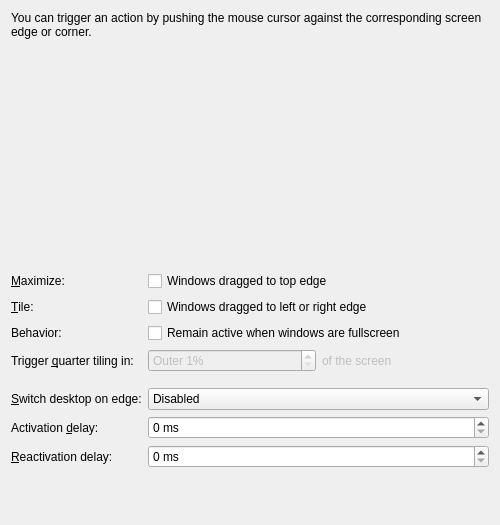
<?xml version="1.0" encoding="UTF-8"?>

<!--
SPDX-FileCopyrightText: 2023 Roman Gilg <subdiff@gmail.com>

SPDX-License-Identifier: GPL-2.0-or-later
-->

<ui version="4.0">
 <class>KWinScreenEdgesConfigUI</class>
 <widget class="QWidget" name="KWinScreenEdgesConfigUI">
  <property name="geometry">
   <rect>
    <x>0</x>
    <y>0</y>
    <width>500</width>
    <height>525</height>
   </rect>
  </property>
  <property name="minimumSize">
   <size>
    <width>500</width>
    <height>525</height>
   </size>
  </property>
  <layout class="QVBoxLayout" name="verticalLayout">
   <item>
    <widget class="QLabel" name="infoLabel">
     <property name="text">
      <string>You can trigger an action by pushing the mouse cursor against the corresponding screen edge or corner.</string>
     </property>
     <property name="wordWrap">
      <bool>true</bool>
     </property>
    </widget>
   </item>
   <item>
    <spacer name="verticalSpacer_2">
     <property name="orientation">
      <enum>Qt::Vertical</enum>
     </property>
     <property name="sizeType">
      <enum>QSizePolicy::Minimum</enum>
     </property>
     <property name="sizeHint" stdset="0">
      <size>
       <width>20</width>
       <height>20</height>
      </size>
     </property>
    </spacer>
   </item>
   <item>
    <widget class="como::Monitor" name="monitor" native="true">
     <property name="minimumSize">
      <size>
       <width>200</width>
       <height>200</height>
      </size>
     </property>
     <property name="focusPolicy">
      <enum>Qt::StrongFocus</enum>
     </property>
    </widget>
   </item>
   <item>
    <layout class="QFormLayout" name="formLayout">
     <property name="formAlignment">
      <set>Qt::AlignHCenter|Qt::AlignTop</set>
     </property>
     <item row="0" column="0">
      <widget class="QLabel" name="quickMaximizeLabel">
       <property name="text">
        <string>&amp;Maximize:</string>
       </property>
       <property name="buddy">
        <cstring>kcfg_ElectricBorderMaximize</cstring>
       </property>
      </widget>
     </item>
     <item row="0" column="1">
      <widget class="QCheckBox" name="kcfg_ElectricBorderMaximize">
       <property name="text">
        <string>Windows dragged to top edge</string>
       </property>
      </widget>
     </item>
     <item row="1" column="0">
      <widget class="QLabel" name="quickTileLabel">
       <property name="text">
        <string>&amp;Tile:</string>
       </property>
       <property name="buddy">
        <cstring>kcfg_ElectricBorderTiling</cstring>
       </property>
      </widget>
     </item>
     <item row="1" column="1">
      <widget class="QCheckBox" name="kcfg_ElectricBorderTiling">
       <property name="text">
        <string>Windows dragged to left or right edge</string>
       </property>
      </widget>
     </item>
     <item row="2" column="0">
      <widget class="QLabel" name="label">
       <property name="text">
        <string>Behavior:</string>
       </property>
      </widget>
     </item>
     <item row="2" column="1">
      <widget class="QCheckBox" name="remainActiveOnFullscreen">
       <property name="text">
        <string>Remain active when windows are fullscreen</string>
       </property>
      </widget>
     </item>
     <item row="3" column="0">
      <widget class="QLabel" name="electricBorderCornerRatioLabel">
       <property name="text">
        <string>Trigger &amp;quarter tiling in:</string>
       </property>
       <property name="buddy">
        <cstring>electricBorderCornerRatioSpin</cstring>
       </property>
      </widget>
     </item>
     <item row="3" column="1">
      <layout class="QHBoxLayout" name="horizontalLayout">
       <item>
        <widget class="QSpinBox" name="electricBorderCornerRatioSpin">
         <property name="enabled">
          <bool>false</bool>
         </property>
         <property name="suffix">
          <string>%</string>
         </property>
         <property name="prefix">
          <string>Outer </string>
         </property>
         <property name="minimum">
          <number>1</number>
         </property>
         <property name="maximum">
          <number>49</number>
         </property>
        </widget>
       </item>
       <item>
        <widget class="QLabel" name="label_1">
         <property name="enabled">
          <bool>false</bool>
         </property>
         <property name="text">
          <string>of the screen</string>
         </property>
        </widget>
       </item>
      </layout>
     </item>
     <item row="4" column="1">
      <spacer name="verticalSpacer_1">
       <property name="orientation">
        <enum>Qt::Vertical</enum>
       </property>
       <property name="sizeType">
        <enum>QSizePolicy::Fixed</enum>
       </property>
       <property name="sizeHint" stdset="0">
        <size>
         <width>20</width>
         <height>4</height>
        </size>
       </property>
      </spacer>
     </item>
     <item row="5" column="0">
      <widget class="QLabel" name="desktopSwitchLabel">
       <property name="toolTip">
        <string>Change desktop when the mouse cursor is pushed against the edge of the screen</string>
       </property>
       <property name="text">
        <string>&amp;Switch desktop on edge:</string>
       </property>
       <property name="buddy">
        <cstring>kcfg_ElectricBorders</cstring>
       </property>
      </widget>
     </item>
     <item row="5" column="1">
      <widget class="QComboBox" name="kcfg_ElectricBorders">
       <item>
        <property name="text">
         <string comment="Switch desktop on edge">Disabled</string>
        </property>
       </item>
       <item>
        <property name="text">
         <string>Only When Moving Windows</string>
        </property>
       </item>
       <item>
        <property name="text">
         <string>Always Enabled</string>
        </property>
       </item>
      </widget>
     </item>
     <item row="6" column="0">
      <widget class="QLabel" name="activationDelayLabel">
       <property name="toolTip">
        <string>Amount of time required for the mouse cursor to be pushed against the edge of the screen before the action is triggered</string>
       </property>
       <property name="text">
        <string>Activation &amp;delay:</string>
       </property>
       <property name="buddy">
        <cstring>kcfg_ElectricBorderDelay</cstring>
       </property>
      </widget>
     </item>
     <item row="6" column="1">
      <widget class="QSpinBox" name="kcfg_ElectricBorderDelay">
       <property name="suffix">
        <string> ms</string>
       </property>
       <property name="maximum">
        <number>1000</number>
       </property>
       <property name="singleStep">
        <number>50</number>
       </property>
       <property name="value">
        <number>0</number>
       </property>
      </widget>
     </item>
     <item row="7" column="0">
      <widget class="QLabel" name="triggerCooldownLabel">
       <property name="enabled">
        <bool>true</bool>
       </property>
       <property name="toolTip">
        <string>Amount of time required after triggering an action until the next trigger can occur</string>
       </property>
       <property name="text">
        <string>&amp;Reactivation delay:</string>
       </property>
       <property name="buddy">
        <cstring>kcfg_ElectricBorderCooldown</cstring>
       </property>
      </widget>
     </item>
     <item row="7" column="1">
      <widget class="QSpinBox" name="kcfg_ElectricBorderCooldown">
       <property name="enabled">
        <bool>true</bool>
       </property>
       <property name="suffix">
        <string> ms</string>
       </property>
       <property name="maximum">
        <number>1000</number>
       </property>
       <property name="singleStep">
        <number>50</number>
       </property>
       <property name="value">
        <number>0</number>
       </property>
      </widget>
     </item>
    </layout>
   </item>
   <item>
    <spacer name="verticalSpacer_3">
     <property name="orientation">
      <enum>Qt::Vertical</enum>
     </property>
     <property name="sizeType">
      <enum>QSizePolicy::Expanding</enum>
     </property>
     <property name="sizeHint" stdset="0">
      <size>
       <width>0</width>
       <height>0</height>
      </size>
     </property>
    </spacer>
   </item>
  </layout>
 </widget>
 <customwidgets>
  <customwidget>
   <class>como::Monitor</class>
   <extends>QWidget</extends>
   <header>monitor.h</header>
   <container>1</container>
  </customwidget>
 </customwidgets>
 <resources/>
 <connections>
  <connection>
   <sender>kcfg_ElectricBorderTiling</sender>
   <signal>toggled(bool)</signal>
   <receiver>label_1</receiver>
   <slot>setEnabled(bool)</slot>
   <hints>
    <hint type="sourcelabel">
     <x>20</x>
     <y>20</y>
    </hint>
    <hint type="destinationlabel">
     <x>20</x>
     <y>20</y>
    </hint>
   </hints>
  </connection>
  <connection>
   <sender>kcfg_ElectricBorderTiling</sender>
   <signal>toggled(bool)</signal>
   <receiver>electricBorderCornerRatioSpin</receiver>
   <slot>setEnabled(bool)</slot>
   <hints>
    <hint type="sourcelabel">
     <x>20</x>
     <y>20</y>
    </hint>
    <hint type="destinationlabel">
     <x>20</x>
     <y>20</y>
    </hint>
   </hints>
  </connection>
  <connection>
   <sender>kcfg_ElectricBorderTiling</sender>
   <signal>toggled(bool)</signal>
   <receiver>electricBorderCornerRatioLabel</receiver>
   <slot>setEnabled(bool)</slot>
   <hints>
    <hint type="sourcelabel">
     <x>20</x>
     <y>20</y>
    </hint>
    <hint type="destinationlabel">
     <x>20</x>
     <y>20</y>
    </hint>
   </hints>
  </connection>
 </connections>
</ui>
